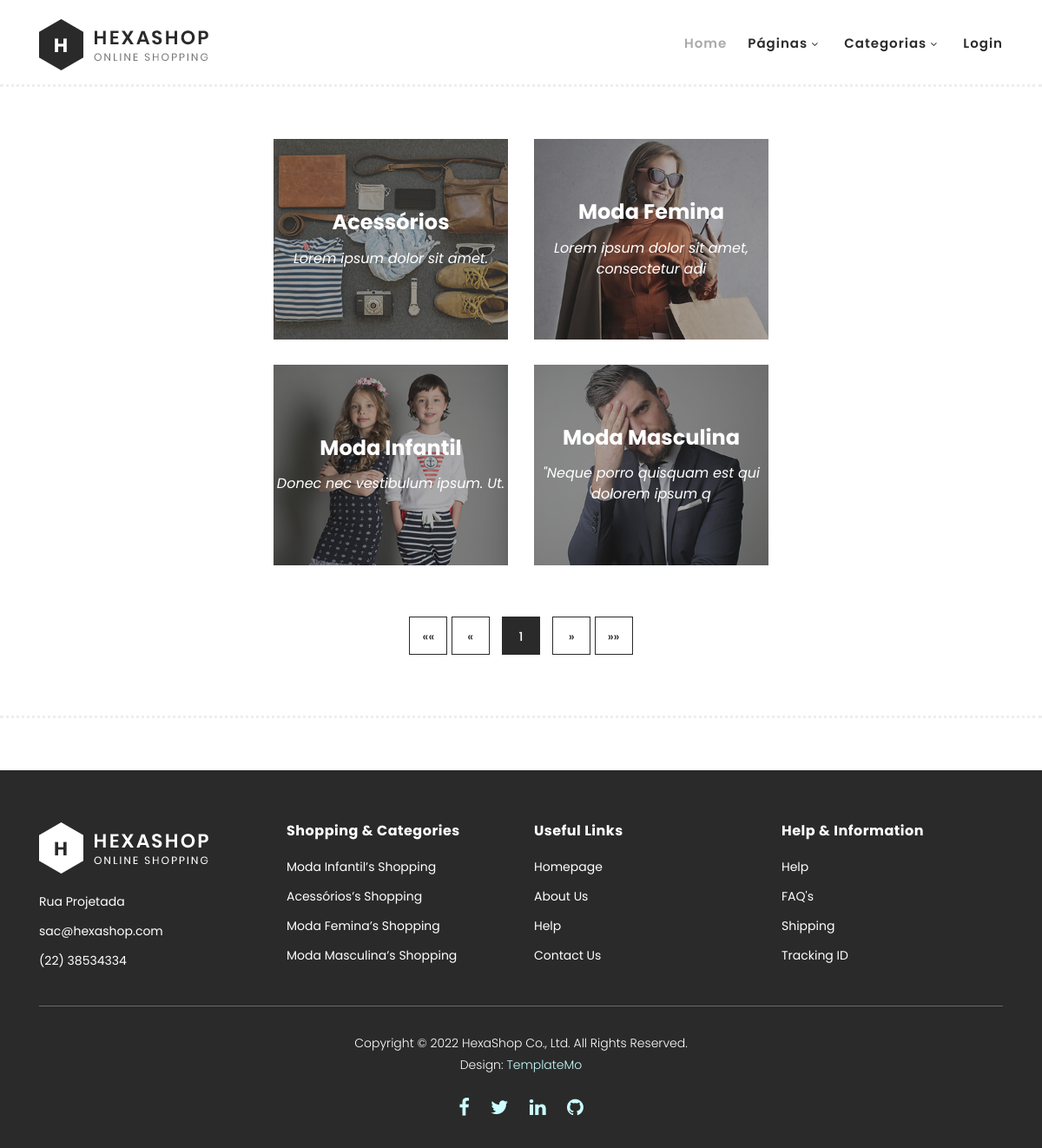
Page /categories/ on the committed database.
### core/models.py (models this page shows)
class Category(models.Model):
    category_name = models.CharField(max_length = 30, verbose_name='Categoria')
    category_description = models.CharField(max_length = 60, verbose_name='Descrição')
    category_breve = models.CharField(max_length = 45, blank=True, null=True, verbose_name='Descrição breve')
    category_image = models.ImageField(null=True, verbose_name='Imagem')
    class Meta:
        verbose_name= 'Categoria'
        verbose_name_plural = 'Categorias'
        ordering = ['category_name']
    def __str__(self):
        return self.category_name

### core/views.py (the view)
# urls.py: path("categories/", views.categories_view, name='categories/'),
def categories_view(request):
    context = dados_nav(request)
    categorias = Category.objects.all()
    print(categorias)
    paginator = Paginator(categorias,4)  # 12 itens por página
    page = request.GET.get('page')
    try:
        itens_paginados = paginator.page(page)
    except PageNotAnInteger:
        itens_paginados = paginator.page(1)
    except EmptyPage:
        itens_paginados = paginator.page(paginator.num_pages)
    print(itens_paginados)
    context.setdefault('itens_paginados', itens_paginados)
    return render(request, 'categorias.html',context )

### core/views.py (called while the page is built)
def dados_nav(request):
    categorias = Category.objects.all()
    carrinho = request.session.get('cart', {})
    qtd_prod = 0
    if len(carrinho):
        for item in carrinho.values():
            qtd_prod += int(item['quantidade'])
    aux = []
    for i in categorias:
        aux.append(i)
    if aux:
        if len(aux) < 5:
            num = len(aux)
        else:
            num = 5
        rodape = sample(aux,num)
    else:
        rodape = []
    context = {'categorias': categorias,
               'qtd_prod': qtd_prod,
               'dados': dados,
               'rodape': rodape }
    return context

### core/templates/categorias.html (shortened to what this page needs)
{% extends "base.html" %}
{% load static %}
{% block content %}
    <div class="main-banner" id="top">
        <div class="container-fluid">
            <div class="row justify-content-center">
                <div class="col-lg-6">
                    <div class="right-content">
                        <div class="row">
                            {% for item in itens_paginados %}
                                <div class="col-lg-6">
                                    <div class="right-first-image">
                                        <div class="thumb">
                                            <div class="inner-content">
                                                <h4>{{ item.category_name }}</h4>
                                                <span>{{ item.category_breve }}</span>
                                            </div>
                                            <img src="{{ item.category_image.url }}">
                                        </div>
                                    </div>
                                </div>
                            {% endfor %}
                        </div>
                    </div>
                </div>
            </div>
        </div>
    <section class="section" id="products">
        <div class="col-lg-12">
            <div class="pagination">
                    <ul>
                        <li>
                            {% if itens_paginados.has_previous %}
                                <a href="?page=1">&lt;&lt;</a>
                                <a href="?page={{ itens_paginados.previous_page_number }}">&lt;</a>
                            {% else %}
                                <a>&laquo;&laquo;</a>
                                <a >&laquo;</a>
                            {% endif %}
                        </li>
                        {% for page_num in itens_paginados.paginator.page_range %}
                        <li class="{% if itens_paginados.number == page_num %}active{% endif %}">
                            <a href="?page={{ page_num }}">{{ page_num }}</a>
                        </li>
                        {% endfor %}
                        <li>
                            {% if itens_paginados.has_next %}
                                <a href="?page={{ itens_paginados.next_page_number }}">&gt;</a>
                                <a href="?page={{ itens_paginados.paginator.num_pages }}">&gt;&gt;</a>
                            {% else %}
                                <a>&raquo;</a>
                                <a >&raquo;&raquo;</a>
                            {% endif %}
                        </li>
                    </ul>
            </div>
        </div>
    </section>
    </div>
{% endblock content %}

### core/templates/base.html (shortened to what this page needs)
<!DOCTYPE html>
<html lang="en">
  <head>
    {% load static %}
    <link rel="stylesheet" type="text/css" href="{% static 'css/bootstrap.min.css' %}">
    <link rel="stylesheet" type="text/css" href="{% static 'css/font-awesome.css' %}">
    <link rel="stylesheet" href="{% static 'css/templatemo-hexashop.css' %}">
    <link rel="stylesheet" href="{% static 'css/owl-carousel.css' %}">
    <link rel="stylesheet" href="{% static 'css/lightbox.css' %}">
    </head>
    <body>
    <header class="header-area header-sticky">
        <div class="container">
            <div class="row">
                <div class="col-12">
                    <nav class="main-nav">
                        <a href="/" class="logo">
                            <img src="{% static 'images/logo.png' %}">
                        </a>
                        <ul class="nav">
                            <li class="scroll-to-section"><a href="/#top" class="active">Home</a></li>
                            <li class="submenu">
                                <a href="javascript:;">Páginas</a>
                            </li>
                            <li class="submenu">
                                <a href="javascript:;">Categorias</a>
                            </li>
                            {% if user.is_authenticated %}
                              <li class="scroll-to-section"><a href="{% url 'logout/' %}">Sair</a></li>
                            {% else %}
                              <li><a href="../login">Login</a></li>
                            {% endif %}
                        </ul>
                    </nav>
                </div>
            </div>
        </div>
    </header>
    {% block content %}
    {% endblock content %}
        <footer>
          <div class="container">
              <div class="row">
                  <div class="col-lg-3">
                      <div class="first-item">
                          <div class="logo">
                              <img src="{% static 'images/white-logo.png' %}" alt="hexashop ecommerce templatemo">
                          </div>
                          <ul>
                              <li><a href="#">{{ dados.loja_end }}</a></li>
                              <li><a href="mailto:{{ dados.loja_email }}">{{ dados.loja_email }}</a></li>
                              <li><a href="#">{{ dados.loja_tel }}</a></li>
                          </ul>
                      </div>
                  </div>
                  <div class="col-lg-3">
                      <h4>Shopping &amp; Categories</h4>
                      <ul>
                        {% for r in rodape %}
                          <li><a href="../category/{{ r.id|safe }}">{{r.category_name|safe}}’s Shopping</a></li>
                        {% endfor %}
                      </ul>
                  </div>
                  <div class="col-lg-3">
                      <h4>Useful Links</h4>
                      <ul>
                          <li><a href="/">Homepage</a></li>
                          <li><a href="#">About Us</a></li>
                          <li><a href="#">Help</a></li>
                          <li><a href="#">Contact Us</a></li>
                      </ul>
                  </div>
                  <div class="col-lg-3">
                      <h4>Help &amp; Information</h4>
                      <ul>
                          <li><a href="#">Help</a></li>
                          <li><a href="#">FAQ's</a></li>
                          <li><a href="#">Shipping</a></li>
                          <li><a href="#">Tracking ID</a></li>
                      </ul>
                  </div>
                  <div class="col-lg-12">
                      <div class="under-footer">
                          <p>Copyright © 2022 HexaShop Co., Ltd. All Rights Reserved.
                          <br>Design: <a href="https://templatemo.com/tm-571-hexashop" target="_parent" title="free css templates">TemplateMo</a></p>
                          <ul>
                              <li><a href="#"><i class="fa fa-facebook"></i></a></li>
                              <li><a href="#"><i class="fa fa-twitter"></i></a></li>
                              <li><a href="http://www.linkedin.com/in/allan-da-silva-borges"><i class="fa fa-linkedin"></i></a></li>
                              <li><a href="https://github.com/AllanSBorges"><i class="fa fa-github"></i></a></li>
                          </ul>
                      </div>
                  </div>
              </div>
          </div>
      </footer>
  </body>
</html>

### rows in the picture
Category: category_name "Acessórios", category_breve "Lorem ipsum dolor sit amet.", category_image (picture)
Category: category_name "Moda Femina", category_breve "Lorem ipsum dolor sit amet, consectetur adi", category_image (picture)
Category: category_name "Moda Infantil", category_breve "Donec nec vestibulum ipsum. Ut.", category_image (picture)
Category: category_name "Moda Masculina", category_breve "\"Neque porro quisquam est qui dolorem ipsum q", category_image (picture)

### other values in the picture
{{ page_num }} "1"
{{ dados.loja_end }} "Rua Projetada"
{{ dados.loja_email }} "sac@hexashop.com"
{{ dados.loja_tel }} "(22) 38534334"
